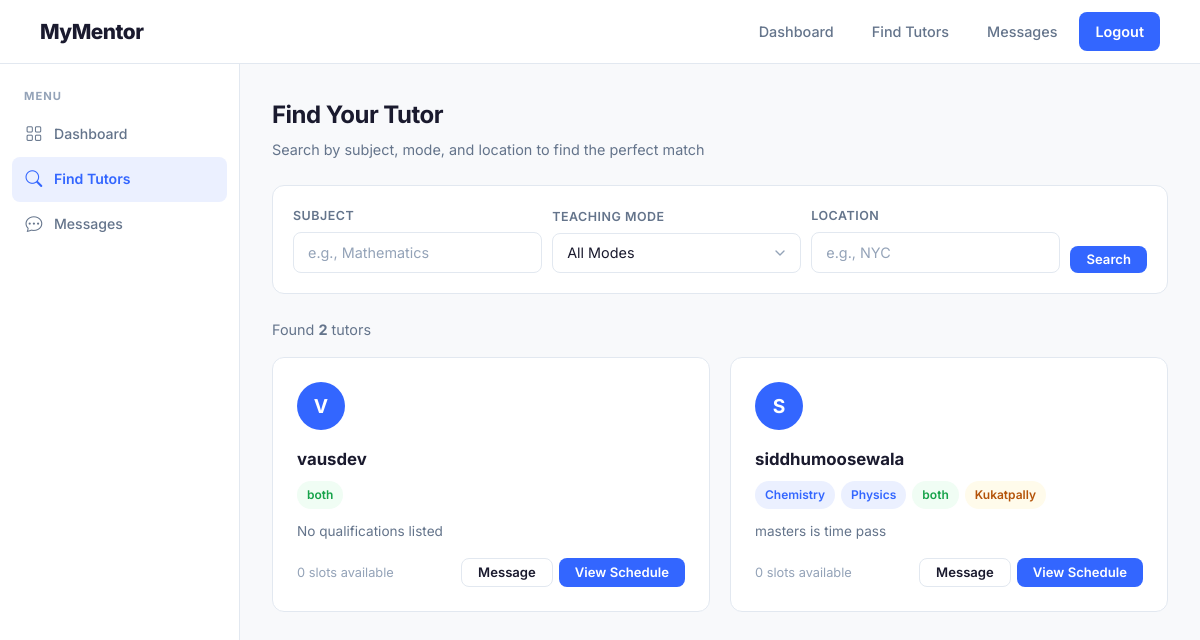
/student/search (signed in), run on an earlier commit of the app's database.
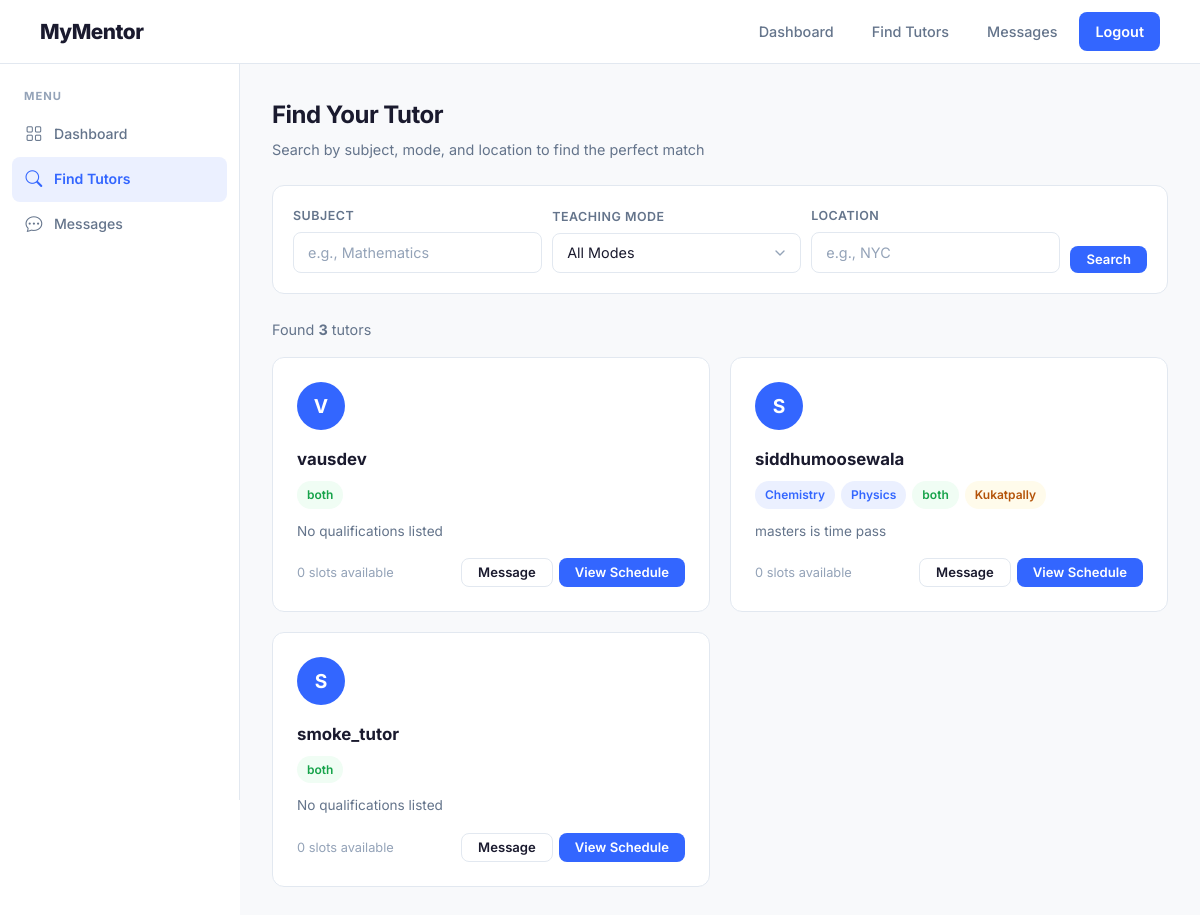
And on a later commit of the database.
### models.py (models this page shows)
class TutorProfile(Base):
    __tablename__ = "tutor_profiles"
    id = Column(Integer, primary_key=True, index=True)
    user_id = Column(Integer, ForeignKey("users.id"), unique=True, nullable=False)
    qualifications = Column(Text, nullable=True)
    subjects = Column(String(500), nullable=True)
    teaching_mode = Column(String(20), nullable=False, default="both")
    location = Column(String(255), nullable=True)
    subscription_active = Column(Boolean, default=False)
    user = relationship("User", back_populates="tutor_profile")
    availability_slots = relationship("AvailabilitySlot", back_populates="tutor")
    bookings = relationship("Booking", back_populates="tutor")

class User(Base):
    __tablename__ = "users"
    id = Column(Integer, primary_key=True, index=True)
    username = Column(String(100), unique=True, index=True, nullable=False)
    email = Column(String(255), unique=True, index=True, nullable=False)
    password_hash = Column(String(255), nullable=False)
    role = Column(String(20), nullable=False)
    tutor_profile = relationship("TutorProfile", back_populates="user", uselist=False)
    bookings = relationship("Booking", back_populates="student")
    sent_messages = relationship("Message", foreign_keys="Message.sender_id", back_populates="sender")
    received_messages = relationship("Message", foreign_keys="Message.receiver_id", back_populates="receiver")
    owned_batches = relationship("Batch", back_populates="tutor")
    batch_memberships = relationship("BatchMember", back_populates="student")

### main.py (the view)
@app.get("/student/search", response_class=HTMLResponse)
async def search_tutors(
    request: Request,
    subject: str = Query(""),
    mode: str = Query(""),
    location: str = Query(""),
    db: Session = Depends(get_db)
):
    user = get_current_user(request, db)
    if not user or user.role != "student":
        return RedirectResponse(url="/login", status_code=302)
    query = db.query(TutorProfile).options(
        joinedload(TutorProfile.user),
        joinedload(TutorProfile.availability_slots)
    )
    if subject:
        query = query.filter(TutorProfile.subjects.ilike(f"%{subject}%"))
    if mode and mode != "all":
        query = query.filter(
            (TutorProfile.teaching_mode == mode) | (TutorProfile.teaching_mode == "both")
        )
    if location:
        query = query.filter(TutorProfile.location.ilike(f"%{location}%"))
    tutors = query.all()
    return templates.TemplateResponse("search_results.html", {
        "request": request,
        "user": user,
        "tutors": tutors,
        "subject": subject,
        "mode": mode,
        "location": location
    })

### templates/search_results.html (shortened to what this page needs)
{% extends "base.html" %}
{% block nav_links %}
<a href="/student/dashboard">Dashboard</a>
<a href="/student/search" class="active">Find Tutors</a>
<a href="/messages">Messages</a>
<a href="/logout" class="btn-nav-accent">Logout</a>
{% endblock %}
{% block content %}
<div class="mm-dashboard">
    <aside class="mm-sidebar">
        <div class="mm-sidebar-section">
            <div class="mm-sidebar-label">Menu</div>
            <a href="/student/dashboard" class="mm-sidebar-link">
                <span class="icon"><i class="bi bi-grid"></i></span> Dashboard
            </a>
            <a href="/student/search" class="mm-sidebar-link active">
                <span class="icon"><i class="bi bi-search"></i></span> Find Tutors
            </a>
            <a href="/messages" class="mm-sidebar-link">
                <span class="icon"><i class="bi bi-chat-dots"></i></span> Messages
            </a>
        </div>
    </aside>
    <main class="mm-main-content">
        <div class="mm-page-header">
            <h1>Find Your Tutor</h1>
            <p>Search by subject, mode, and location to find the perfect match</p>
        </div>
        <form method="GET" action="/student/search" class="mm-search-bar">
            <div class="mm-form-group">
                <label for="subject">Subject</label>
                <input type="text" class="mm-form-control" id="subject" name="subject" placeholder="e.g., Mathematics"
                    value="{{ subject }}">
            </div>
            <div class="mm-form-group">
                <label for="mode">Teaching Mode</label>
                <select class="mm-form-control" id="mode" name="mode">
                    <option value="all" {% if mode=='all' or not mode %}selected{% endif %}>All Modes</option>
                </select>
            </div>
            <div class="mm-form-group" id="location-group">
                <label for="location">Location</label>
                <input type="text" class="mm-form-control" id="location" name="location" placeholder="e.g., NYC"
                    value="{{ location }}">
            </div>
            <button type="submit" class="btn-mm btn-mm-primary btn-mm-sm">Search</button>
        </form>
        {% if tutors %}
        <p style="color: var(--text-secondary); margin-bottom: 1rem; font-size: 0.9rem;">
            Found <strong>{{ tutors|length }}</strong> tutor{% if tutors|length != 1 %}s{% endif %}
        </p>
        <div class="mm-tutor-grid">
            {% for tutor in tutors %}
            <div class="mm-tutor-card animate-in" style="animation-delay: {{ loop.index0 * 0.05 }}s; opacity: 0;">
                <div class="mm-tutor-avatar">
                    {{ tutor.user.username[0]|upper }}
                </div>
                <h4>{{ tutor.user.username }}</h4>
                <div class="mm-tutor-meta">
                    {% if tutor.subjects %}
                    {% for subj in tutor.subjects.split(',')[:3] %}
                    <span class="mm-badge mm-badge-primary">{{ subj.strip() }}</span>
                    {% endfor %}
                    {% endif %}
                    <span class="mm-badge mm-badge-accent">{{ tutor.teaching_mode }}</span>
                    {% if tutor.location %}
                    <span class="mm-badge mm-badge-warning">{{ tutor.location }}</span>
                    {% endif %}
                </div>
                <p class="qualifications">{{ tutor.qualifications or 'No qualifications listed' }}</p>
                <div class="actions">
                    {% set available_count = tutor.availability_slots|selectattr('is_booked', 'equalto',
                    false)|list|length %}
                    <div style="display: flex; align-items: center; justify-content: space-between; gap: 8px;">
                        <span style="font-size: 0.8rem; color: var(--text-muted);">
                            {{ available_count }} slot{{ 's' if available_count != 1 }} available
                        </span>
                        <div style="display: flex; gap: 6px;">
                            <a href="/messages/{{ tutor.user.id }}" class="btn-mm btn-mm-outline btn-mm-sm">Message</a>
                            <a href="/student/tutor/{{ tutor.id }}" class="btn-mm btn-mm-primary btn-mm-sm">View
                                Schedule</a>
                        </div>
                    </div>
                </div>
            </div>
            {% endfor %}
        </div>
        {% endif %}
    </main>
</div>
{% endblock %}

### templates/base.html (shortened to what this page needs)
<!DOCTYPE html>
<html lang="en">
<head>
    <link href="https://cdn.jsdelivr.net/npm/bootstrap-icons@1.11.2/font/bootstrap-icons.min.css" rel="stylesheet">
    <link rel="stylesheet" href="/static/css/style.css">
</head>
<body>
    <nav class="mm-navbar">
        <a href="/" class="mm-navbar-brand">MyMentor</a>
        <div class="mm-navbar-links">
            {% block nav_links %}{% endblock %}
        </div>
    </nav>
    {% block content %}{% endblock %}
</body>
</html>

What changed in the data, as far as the page shows it:
added TutorProfile: user "S", user.username "smoke_tutor", teaching_mode "both", qualifications "No qualifications listed", subscription_active "0", value "s"
Also different on the page:
{{ tutors|length }}: "2" → "3"
